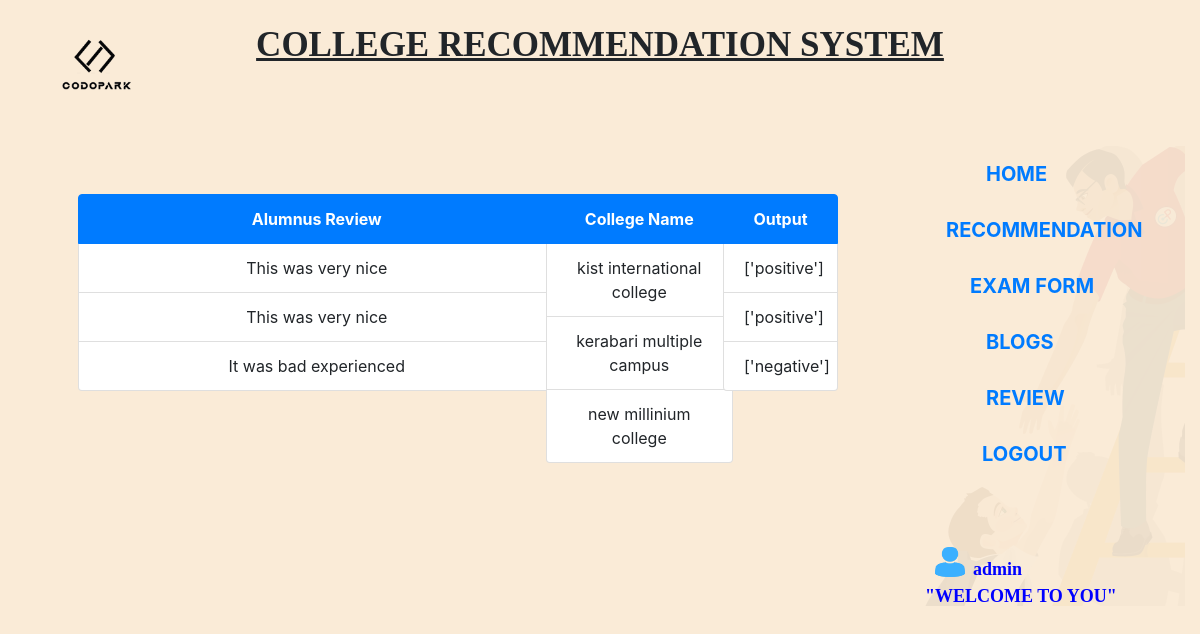
/oldschool (signed in), run on the app's committed database.
### Recommendation/models/collegereview.py (models this page shows, shortened)
class Review(models.Model):
    oldschool = models.CharField( max_length=200 ,default=True, null=True, blank=True)
    schoollocation = models.CharField(max_length=200,default=True, null=True, blank=True)
    registered_email = models.EmailField(default=True, null = True)
    collegeName = models.CharField(max_length=200)
    collegeLocation = models.CharField(max_length=200)
    facultyName = models.ForeignKey(Faculty, on_delete=models.CASCADE)
    collegeReview = models.CharField(max_length=200, null = True)
    rating = models.IntegerField(default=True, null = True, blank = True)
    Review_result = models.CharField(max_length=300, default=True, null=True, blank=True)
    created_at = models.DateTimeField(auto_now_add=True, null = True, blank=True)
    @property
    def isExists(self):
        if Review.objects.filter(registered_email = self.registered_email):
            return True
        return False

### Recommendation/views/v_oldschool.py (the view, shortened to what this page needs)
# urls.py: path('oldschool', PastSchool.as_view(), name = 'oldschool'),
class PastSchool(View):
    def get(self, request):
        oldSchool.student_email = request.session['email']
        data = oldSchool.student_email
        table = oldSchool.objects.filter(student_email=data).exists()
        if table:
            pkid = request.session['email']
            data = oldSchool.objects.get(student_email=pkid)
            checkdata = Review.objects.filter(oldschool__startswith=data.pastSchool, schoollocation__startswith=data.address)
            context = {
                'Reviews': checkdata
            }
            return render(request, 'RecommendationModel.html', context)
        else:
            return render(request, 'oldschool.html')

### Recommendation/templates/RecommendationModel.html (shortened to what this page needs)
{% extends 'Dashboard.html' %}
{% block content %}
<div class="col-md-9 mt-5">
    <div class="container ml-5 mt-5">
        <div class="row">
            <div class="col-md-7 ">
                   <ul class="list-group">
            <li class="list-group-item active text-center font-weight-bold">Alumnus Review</li>
        {% for review in Reviews %}
            <li class="list-group-item text-center">{{ review.collegeReview }}</li>
        {% endfor %}
        </ul>
            </div>
             <div class="col-md-3 review_margin">
                <ul class="list-group">
            <li class="list-group-item active text-center font-weight-bold">College Name</li>
        {% for review in Reviews %}
            <li class="list-group-item text-center">{{ review.collegeName }}</li>
        {% endfor %}
        </ul>
            </div>
            <div class="col-md-2 review_margin">
                <ul class="list-group">
            <li class="list-group-item active text-center font-weight-bold">Output</li>
        {% for review in Reviews %}
            <li class="list-group-item text-center">{{ review.Review_result }}</li>
        {% endfor %}
        </ul>
            </div>
        </div>
    </div>
</div>
{% endblock %}

### Recommendation/templates/Dashboard.html (shortened to what this page needs)
<!doctype html>
{% load static %}
<html lang="en">
  <head>
    <link rel="stylesheet" href="{% static 'css/bootstrap.min.css' %}">
    <link rel="stylesheet" href="https://cdnjs.cloudflare.com/ajax/libs/font-awesome/4.7.0/css/font-awesome.min.css">
      <link rel="stylesheet" href="{% static 'css/custom.css' %}">
  </head>
  <body>
  <div class="container-fluid mt-2 cove">
    <div class="row">
      <div class="col-md-2">
        <div class="logo">
           <img src="../../static/images/jjj.gif" height="80px" width="80px">
        </div>
      </div>
      <div class="col-md-8 mt-3">
        <h1 class="topic">COLLEGE RECOMMENDATION SYSTEM</h1>
      </div>
      <div class="col-md-2">
      </div>
    </div>
  </div>
  <div class="container-fluid mt-4">
    <div class="row">
      {% block content %}
  {% endblock %}
        <div class="col-md-3 ">
            <div class="mt-5 ladder">
              <nav class="navbar navbar-light pl-2">
                <div class="container">
                  <a class="navbar-brand font-weight-bold pl-5 text-primary"  href="/dashboardhome">HOME</a>
                </div>
              </nav>
              <nav class="navbar navbar-light ">
                <div class="container">
                  <a class="navbar-brand font-weight-bold text-center text-primary"  href="/checksorc">RECOMMENDATION</a>
                </div>
              </nav>
              <nav class="navbar navbar-light">
                <div class="container ml-4">
                  <a class="navbar-brand font-weight-bold text-primary"  href="/examform">EXAM FORM</a>
                </div>
              </nav>
              <nav class="navbar navbar-light pl-2">
                <div class="container">
                  <a class="navbar-brand font-weight-bold pl-5 text-primary"  href="/blogs">BLOGS</a>
                </div>
              </nav>
              <nav class="navbar navbar-light pl-2">
                <div class="container">
                  <a class="navbar-brand font-weight-bold pl-5 text-primary"  href="/review">REVIEW</a>
                </div>
              </nav>
              <nav class="navbar navbar-light pl-1 ">
                <div class="container ">
                  <a class="navbar-brand font-weight-bold pl-5 text-primary"  href="logout">LOGOUT</a>
                </div>
              </nav>
              <div class="DisplayName mt-4">
                <img src="../static/images/w.png" height="30px", width="30px" style="    margin-left: 10px;    position: absolute;top: 449px;"> <br>
                <b class="welcome pl-5">{{ request.session.name }}</b></br>
                <b class="welcome">"WELCOME TO YOU"</b>
              </div>
            </div>
      </div>
    </div>
  </div>
  </body>
</html>

### static/css/custom.css (style rules this page uses)
body { background-color: floralwhite; }
body { background-color: antiquewhite; }
.topic { font-size:37px; font-weight: 900; text-align: center; font-family:Eras Bold ITC; }
.DisplayName { padding-left:10px; padding-top: 26px; }
.welcome { font-size:18px; font-family:Maler; color:Blue; }
.topic { font-size:35px; font-family:Maler; text-decoration:underline; }
.logo { margin-top:25px; margin-left:40px; position:absolute; }
.ladder { background-image: url("../images/ladder.png"); height:460px; }
.review_margin { margin-left:-40px; }

### data on the page
Review: collegeReview "This was very nice", collegeName "kist international college", Review_result "['positive']"
Review: collegeReview "This was very nice", collegeName "kerabari multiple campus", Review_result "['positive']"
Review: collegeReview "It was bad experienced", collegeName "new millinium college", Review_result "['negative']"

### other printed values
{{ request.session.name }} "admin"
